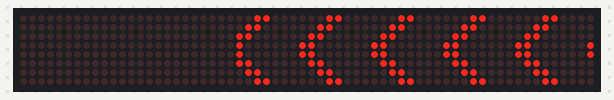
The sketch below on a simulated Arduino Uno, built with avr-gcc and run on an emulated ATmega328P. On the bench: 64×8 LED matrix.

Above: at 0.13 s.
At 0.68 s:
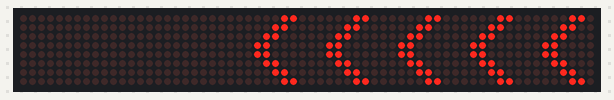
At 1.24 s:
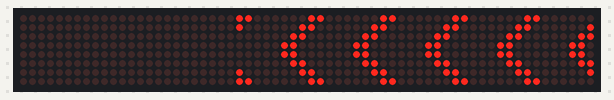

Measured:
- by itself, everything shown: repeats every 0.89 s, in 8 steps

The sketch:

Arrows.ino
```cpp
//We always have to include the library
#include "LedControl.h"

/*
 Now we need a LedControl to work with.
 ***** These pin numbers will probably not work with your hardware *****
 pin 12 is connected to the DataIn
 pin 11 is connected to the CLK
 pin 10 is connected to LOAD
 ***** Please set the number of devices you have *****
 But the maximum default of 8 MAX72XX wil also work.
 */
LedControl lc=LedControl(12,11,10,8);
int arrows=0;
int arrowt=75;

/*
 This time we have more than one device.
 But all of them have to be initialized
 individually.
 */
void setup() {
  //we have already set the number of devices when we created the LedControl
  int devices=lc.getDeviceCount();
  //we have to init all devices in a loop
  for(int address=0;address<devices;address++) {
    /*The MAX72XX is in power-saving mode on startup*/
    lc.shutdown(address,false);
    /* Set the brightness to a medium values */
    lc.setIntensity(address,8);
    /* and clear the display */
    lc.clearDisplay(address);
  }
}

void loop()
{
  while(arrows<=4)
{
  lc.setRow(arrows,0,B00110000);
  lc.setRow(arrows,1,B01100000);
  lc.setRow(arrows,2,B11000000);
  lc.setRow(arrows,3,B10000001);
  lc.setRow(arrows,4,B10000001);
  lc.setRow(arrows,5,B11000000);
  lc.setRow(arrows,6,B01100000);
  lc.setRow(arrows,7,B00110000);
  arrows++;
}
arrows=0;
  delay(arrowt);
  while(arrows<=4)
{
  lc.setRow(arrows,0,B01100000);
  lc.setRow(arrows,1,B11000000);
  lc.setRow(arrows,2,B10000001);
  lc.setRow(arrows,3,B00000011);
  lc.setRow(arrows,4,B00000011);
  lc.setRow(arrows,5,B10000001);
  lc.setRow(arrows,6,B11000000);
  lc.setRow(arrows,7,B01100000);
  arrows++;
}
arrows=0;
delay(arrowt);
  while(arrows<=4)
{
  lc.setRow(arrows,0,B11000000);
  lc.setRow(arrows,1,B10000001);
  lc.setRow(arrows,2,B00000011);
  lc.setRow(arrows,3,B00000110);
  lc.setRow(arrows,4,B00000110);
  lc.setRow(arrows,5,B00000011);
  lc.setRow(arrows,6,B10000001);
  lc.setRow(arrows,7,B11000000);
  arrows++;
}
arrows=0;
  delay(arrowt);
  while(arrows<=4)
{
  lc.setRow(arrows,0,B10000001);
  lc.setRow(arrows,1,B00000011);
  lc.setRow(arrows,2,B00000110);
  lc.setRow(arrows,3,B00001100);
  lc.setRow(arrows,4,B00001100);
  lc.setRow(arrows,5,B00000110);
  lc.setRow(arrows,6,B00000011);
  lc.setRow(arrows,7,B10000001);
  arrows++;
}
arrows=0;
  delay(arrowt);
  while(arrows<=4)
{
  lc.setRow(arrows,0,B00000011);
  lc.setRow(arrows,1,B00000110);
  lc.setRow(arrows,2,B00001100);
  lc.setRow(arrows,3,B00011000);
  lc.setRow(arrows,4,B00011000);
  lc.setRow(arrows,5,B00001100);
  lc.setRow(arrows,6,B00000110);
  lc.setRow(arrows,7,B00000011);
  arrows++;
}
arrows=0;
  delay(arrowt);
  while(arrows<=4)
{
  lc.setRow(arrows,0,B00000110);
  lc.setRow(arrows,1,B00001100);
  lc.setRow(arrows,2,B00011000);
  lc.setRow(arrows,3,B00110000);
  lc.setRow(arrows,4,B00110000);
  lc.setRow(arrows,5,B00011000);
  lc.setRow(arrows,6,B00001100);
  lc.setRow(arrows,7,B00000110);

  arrows++;
}
arrows=0;
  delay(arrowt);
  while(arrows<=4)
{
  lc.setRow(arrows,0,B00001100);
  lc.setRow(arrows,1,B00011000);
  lc.setRow(arrows,2,B00110000);
  lc.setRow(arrows,3,B01100000);
  lc.setRow(arrows,4,B01100000);
  lc.setRow(arrows,5,B00110000);
  lc.setRow(arrows,6,B00011000);
  lc.setRow(arrows,7,B00001100);
  arrows++;
}
arrows=0;
  delay(arrowt);
  while(arrows<=4)
{
  lc.setRow(arrows,0,B00011000);
  lc.setRow(arrows,1,B00110000);
  lc.setRow(arrows,2,B01100000);
  lc.setRow(arrows,3,B11000000);
  lc.setRow(arrows,4,B11000000);
  lc.setRow(arrows,5,B01100000);
  lc.setRow(arrows,6,B00110000);
  lc.setRow(arrows,7,B00011000);
  arrows++;
}
arrows=0;
delay(arrowt);
}
```
